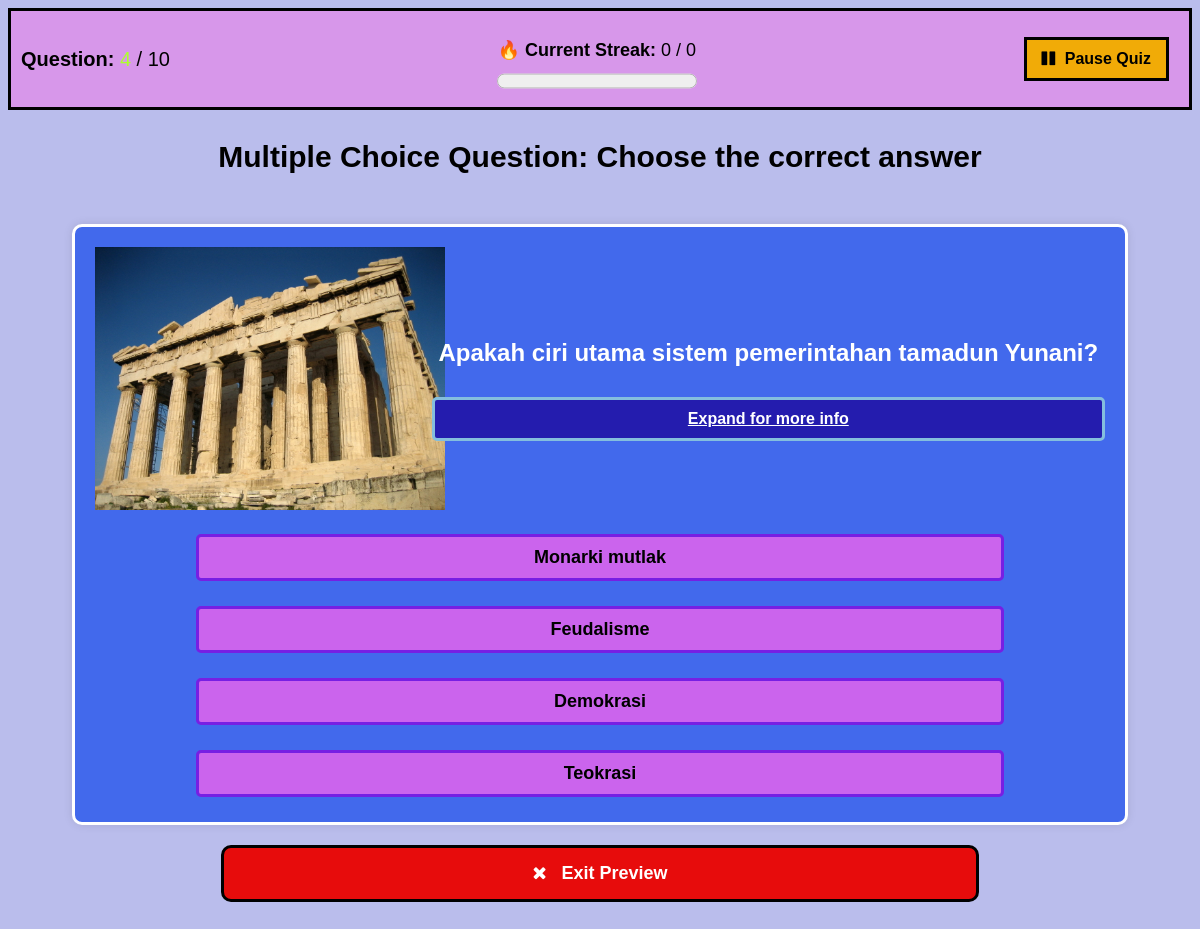
Screenshot of /workshop/previewQuestion.php?quesid=QUS_C2X2NWV79B&assmtcode=ASSMT_74WA4X7E22 with the database file from the repository.
### tables this page shows
CREATE TABLE `question` (
  `QuesID` varchar(50) NOT NULL,
  `AssmtCode` varchar(50) NOT NULL,
  `QueNum` int(3) NOT NULL,
  `QueContent` varchar(500) NOT NULL,
  `QueDesc` varchar(500) DEFAULT NULL,
  `QueType` varchar(50) NOT NULL,
  `QueImg` varchar(250) DEFAULT NULL,
  `QueMark` int(3) NOT NULL,
  `QueAnswer` varchar(500) DEFAULT NULL,
  `QueNumAnsCorr` int(3) NOT NULL,
  `QueNumAnsInCorr` int(3) NOT NULL
);

CREATE TABLE `choice` (
  `ChoiceID` varchar(50) NOT NULL,
  `QuesID` varchar(50) NOT NULL,
  `ChoiceContent` varchar(500) NOT NULL
);

### workshop/crudWKS/info_PreviewQ.php (called while the page is built, shortened)
<?php
    include 'DBconnection.php';
    $query = "SELECT * FROM question WHERE QuesID = '$questionID';";
    $results = mysqli_query($connection, $query);
    $data = mysqli_fetch_assoc($results);
    $refQueNum = $data['QueNum'];
    $refQuestion = $data['QueContent'];
    $refQueType = $data['QueType'];
    $refQueImg = $data['QueImg'];
?>

### workshop/previewQuestion.php (the view, shortened to what this page needs)
<!DOCTYPE html>
<html lang="en">
<head>
    <link rel="stylesheet" href="./styles/previewQuestion.css">
    <link rel="stylesheet" href="https://cdnjs.cloudflare.com/ajax/libs/font-awesome/4.7.0/css/font-awesome.min.css">
</head>
<body>
<?php
        $questionID = $_GET['quesid'];
        $currentStreak = 0;
        $highestStreak = 0;
        function getNumofQue() {
            $refAssmtCode = $_GET['assmtcode'];
            include './crudWKS/DBconnection.php';
            $query3 = "SELECT COUNT(QuesID) AS NumberOfQues FROM question WHERE AssmtCode = '$refAssmtCode';";
            $results3 = mysqli_query($connection, $query3);
            $data3 = mysqli_fetch_assoc($results3);
            return $data3['NumberOfQues'];
        }
        $totalQue = getNumofQue();
        include './crudWKS/info_PreviewQ.php';
    ?>
        <div class="header">
            <div style="font-size:20px;">
                <b>Question:</b>
                <span style="color:greenyellow;"><?php echo $refQueNum?></span> / <?php echo $totalQue?>
            </div>
            <div class="streak">
                <p>
                    <b>🔥 Current Streak:</b>
                    <?php echo $currentStreak?> / <?php echo $highestStreak?>
                </p>
                <progress value="<?php echo $currentStreak?>" max="<?php echo $highestStreak?>"></progress>
            </div>
            <button class="pause-btn">
                <i class="fa fa-pause" style="padding-right: 5px;"></i>
                Pause Quiz
            </button>
        </div>
    <?php
            if($refQueType == "MCQ") {
    ?>
                <div class="text">
                    <p>Multiple Choice Question: Choose the correct answer</p>
                </div>
        <?php
                if($refQueImg != NULL) {
        ?>
                    <div class="img-container">
                        <div class="container-top">
                            <div class="img-display">
                                <img src="../images/questionImg/<?php echo $refQueImg?>" alt="Question Image">
                            </div>
                            <div class="question-img">
                                <h2><?php echo $refQuestion?></h2>
                                <div class="expand-box" onclick="toggleInfo()">
                                    <span style="font-weight: bold; text-decoration: underline;">Expand for more info</span>
                                </div>
                            </div>
                        </div>
                        <form action="" method="POST">
                            <div class="options">
                                <?php
                                    include './crudWKS/DBconnection.php';
                                    $query = "SELECT * FROM choice WHERE QuesID = '$questionID';";
                                    $results = mysqli_query($connection, $query);
                                    while($data = mysqli_fetch_assoc($results)) {
                                ?>
                                        <input class="input-btn option-btn" type="submit" name="submitAns" value="<?php echo $data['ChoiceContent'];?>" disabled>
                              <?php } ?>
                            </div>
                        </form>
                    </div>
                    <?php
                }
            } else if ($refQueType == "Subjective") {
        ?>
                <div class="text">
                    <p>Subjective Question: Answer the question in sentences</p>
                </div>
        <?php
                if($refQueImg != NULL) {
        ?>
                    <div class="img-container">
                        <div class="container-top">
                            <div class="img-display">
                                <img src="../images/questionImg/<?php echo $refQueImg?>" alt="Question Image">
                            </div>
                            <div class="question-img">
                                <h2><?php echo $refQuestion?></h2>
                                <div class="expand-box" onclick="toggleInfo()">
                                    <span style="font-weight: bold; text-decoration: underline;">Expand for more info</span>
                                    <div id="info" style="display: none; padding-top: 20px;"><?php echo $refQueDesc?></div>
                                </div>
                            </div>
                        </div>
                        <form action="" method="POST">
                            <div class="answer-box">
                                <textarea placeholder="Type your answer here..." name="answerSubj" required></textarea>
                            </div>
                            <div class="buttons">
                                <input class="input-btn submit-btn" type="submit" name="submitAns" value="Submit your answer" disabled>
                                <input class="input-btn reset-btn" type="reset" name="clearInp" value="Clear your answer">
                            </div>
                        </form>
                    </div>
            <?php
                } else {
            ?>
                    <div class="container">
                        <div class="question">
                            <p><?php echo $refQuestion;?></p>
                        </div>
                        <div class="expand-box" onclick="toggleInfo()">
                            <span style="font-weight: bold; text-decoration: underline;">Expand for more info</span>
                            <div id="info" style="display: none; padding-top: 20px;"><?php echo $refQueDesc?></div>
                        </div>
                        <form action="" method="POST">
                            <div class="answer-box">
                                <textarea placeholder="Type your answer here..." name="answerSubj" required></textarea>
                            </div>
                            <div class="buttons">
                                <input class="input-btn submit-btn" type="submit" name="submitAns" value="Submit your answer" disabled>
                                <input class="input-btn reset-btn" type="reset" name="clearInp" value="Clear your answer">
                            </div>
                        </form>
                    </div>
                    <?php
                }
            } else if ($refQueType == "Fill-in-the-blank") {
        ?>
                <div class="text">
                    <p>Fill In The Blank: If there are two blanks or more, <b style="color: yellow;">use comma without spacing</b></p>
                </div>
        <?php
                if($refQueImg != NULL) {
        ?>
                    <div class="img-container">
                        <div class="container-top">
                            <div class="img-display">
                                <img src="../images/questionImg/<?php echo $refQueImg?>" alt="Question Image">
                            </div>
                            <div class="question-img">
                                <h2><?php echo $refQuestion?></h2>
                                <div class="expand-box" onclick="toggleInfo()">
                                    <span style="font-weight: bold; text-decoration: underline;">Expand for more info</span>
                                    <div id="info" style="display: none; padding-top: 20px;"><?php echo $refQueDesc?></div>
                                </div>
                            </div>
                        </div>
                        <form action="" method="POST">
                            <div class="answer-box">
                                <?php
                                    $countBox = 0;
                                    while ($countBox < $numBlanks) {
                                ?>
                                        <input type="text" class="blankField" name="answerBlank<?php echo $countBox?>" placeholder="Type your answer for blank <?php echo $countBox + 1;?>" required>
                                <?php
                                        $countBox++;
                                    }
                                ?>
                            </div>
                            <div class="buttons">
                                <input class="input-btn submit-btn" type="submit" name="submitAns" value="Submit your answer" disabled>
                                <input class="input-btn reset-btn" type="reset" name="clearInp" value="Clear your answer">
                            </div>
                        </form>
                    </div>
                    <?php
                } else {
        ?>
                    <div class="container">
                        <div class="question">
                            <p><?php echo $refQuestion;?></p>
                        </div>
                        <div class="expand-box" onclick="toggleInfo()">
                            Expand for more info
                            <div id="info" style="display: none; padding-top: 20px;"><?php echo $refQueDesc?></div>
                        </div>
                        <form action="" method="POST">
                            <div class="answer-box">
                                <?php
                                    $countBox = 0;
                                    while ($countBox < $numBlanks) {
                                ?>
                                        <input type="text" class="blankField" name="answerBlank<?php echo $countBox?>" placeholder="Type your answer for blank <?php echo $countBox + 1;?>" required>
                                <?php
                                        $countBox++;
                                    }
                                ?>
                            </div>
                            <div class="buttons">
                                <input class="input-btn submit-btn" type="submit" name="submitAns" value="Submit your answer" disabled>
                                <input class="input-btn reset-btn" type="reset" name="clearInp" value="Clear your answer">
                            </div>
                        </form>
                    </div>
        <?php
                }
            } else if ($refQueType == "True-or-false") {
        ?>
                <div class="text">
                    <p>True or False: Choose the correct answer</p>
                </div>
        <?php
                if($refQueImg != NULL) {
        ?>
                    <div class="img-container">
                        <div class="container-top">
                            <div class="img-display">
                                <img src="../images/questionImg/<?php echo $refQueImg?>" alt="Question Image">
                            </div>
                            <div class="question-img">
                                <h2><?php echo $refQuestion?></h2>
                                <div class="expand-box" onclick="toggleInfo()">
                                    <span style="font-weight: bold; text-decoration: underline;">Expand for more info</span>
                                    <div id="info" style="display: none; padding-top: 20px;"><?php echo $refQueDesc?></div>
                                </div>
                            </div>
                        </div>
                        <form action="" method="POST">
                            <div class="options">
                                <input class="input-btn true-btn" type="submit" name="submitAns" value="True" disabled>
                                <input class="input-btn false-btn" type="submit" name="submitAns" value="False" disabled>
                            </div>
                        </form>
                    </div>
        <?php
                } else {
        ?>
                    <div class="container">
                        <div class="question">
                            <p><?php echo $refQuestion;?></p>
                        </div>
                        <div class="expand-box" onclick="toggleInfo()">
                            <span style="font-weight: bold; text-decoration: underline;">Expand for more info</span>
                            <div id="info" style="display: none; padding-top: 20px;"><?php echo $refQueDesc?></div>
                        </div>
                        <form action="" method="POST">
                            <div class="options">
                                <input class="input-btn true-btn" type="submit" name="submitAns" value="True" disabled>
                                <input class="input-btn false-btn" type="submit" name="submitAns" value="False" disabled>
                            </div>
                        </form>
                    </div>
        <?php
                }
            } else {}
        ?>
    <section class="main-action-container">
        <div class="actions">
            <button class="main-btn btn1" onclick="history.back();">
                <i class="fa fa-times" style="padding-right: 10px;"></i>
                Exit Preview
            </button>
        </div>
    </section>
</body>
</html>

### workshop/styles/previewQuestion.css (style rules this page uses)
body { font-family: 'Trebuchet MS', sans-serif; text-align: center; background-color: #babdec; display: flex; flex-direction: column; }
.header { display: flex; justify-content: space-between; flex-wrap: wrap; align-items: center; padding: 10px; background: rgb(215, 151, 234); border: 3px solid black; }
.main-btn { color: white; border: 3px solid black; padding: 15px 25px; cursor: pointer; border-radius: 10px; font-weight: bold; font-size: 18px; margin-bottom: 20px; width: 64%; }
.btn1 { background: #e70c0c; }
.streak p { font-size: 18px; }
.streak progress { height: 30px; width: 200px; margin-top: -20px; }
.text p { font-weight: bold; font-size: 30px; }
.img-container { margin: 20px; padding: 20px; border-radius: 10px; background-color: #4269ec; border: 3px solid white; align-self: center; box-shadow: 0px 0px 10px rgba(0, 0, 0, 0.1); }
.container-top { display: flex; flex-wrap: wrap; }
.img-display { min-width: 300px; flex: 1; }
.img-display img { max-width: 350px; max-height: 350px; }
.question-img { min-width: 300px; display: flex; flex-direction: column; justify-content: center; color: white; flex: 2; }
.expand-box { margin-top: 10px; padding: 10px; background-color: #241cae; border: 3px solid rgb(132, 190, 222); border-radius: 5px; cursor: pointer; color: white; }
.input-btn { width: 80%; padding: 10px; margin: 5px 0; border-radius: 5px; font-weight: bold; font-size: 18px; }
.option-btn:disabled { margin-top: 20px; background-color: #cb64ed; border: 3px solid #771fe3; cursor: pointer; color: black; }
.pause-btn { border: 3px solid black; padding: 10px 15px; cursor: pointer; margin-right: 10px; font-weight: bold; font-size: 16px; background-color: #f1ab07; }

### rows the page displays
question: QueNum "4", QueImg (picture), QueContent "Apakah ciri utama sistem pemerintahan tamadun Yunani?"
choice: submitAns "Monarki mutlak"
choice: submitAns "Feudalisme"
choice: submitAns "Demokrasi"
choice: submitAns "Teokrasi"

### other values shown
$totalQue "10"
$currentStreak "0"
$highestStreak "0"
